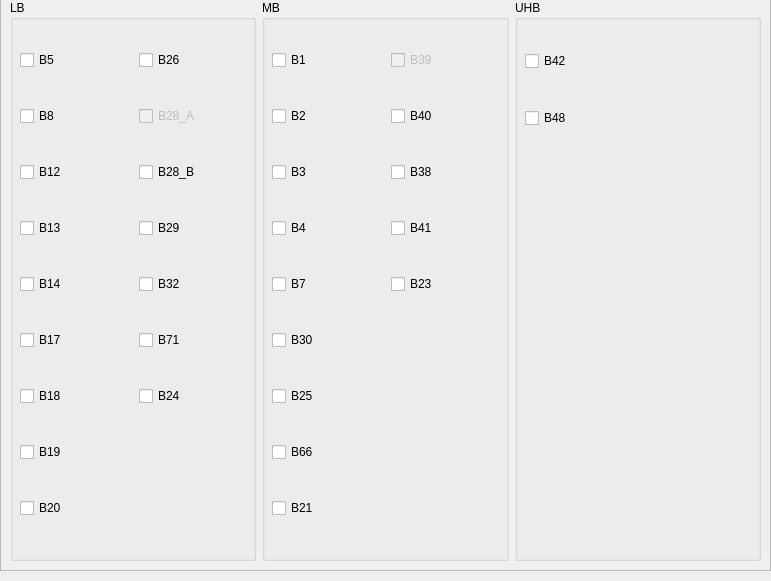
      <widget class="QWidget" name="page_lte">
       <property name="geometry">
        <rect>
         <x>0</x>
         <y>0</y>
         <width>771</width>
         <height>581</height>
        </rect>
       </property>
       <attribute name="label">
        <string>LTE</string>
       </attribute>
       <widget class="QFrame" name="frame_band_lte">
        <property name="geometry">
         <rect>
          <x>0</x>
          <y>-10</y>
          <width>771</width>
          <height>581</height>
         </rect>
        </property>
        <property name="frameShape">
         <enum>QFrame::StyledPanel</enum>
        </property>
        <property name="frameShadow">
         <enum>QFrame::Raised</enum>
        </property>
        <layout class="QHBoxLayout" name="horizontalLayout_2">
         <item>
          <widget class="QGroupBox" name="groupBox_lb_lte">
           <property name="title">
            <string>LB</string>
           </property>
           <widget class="QWidget" name="layoutWidget">
            <property name="geometry">
             <rect>
              <x>10</x>
              <y>20</y>
              <width>231</width>
              <height>531</height>
             </rect>
            </property>
            <layout class="QGridLayout" name="gridLayout_lb_lte">
             <item row="0" column="0">
              <widget class="QCheckBox" name="b5_lte">
               <property name="text">
                <string>B5</string>
               </property>
              </widget>
             </item>
             <item row="0" column="1">
              <widget class="QCheckBox" name="b26_lte">
               <property name="text">
                <string>B26</string>
               </property>
              </widget>
             </item>
             <item row="1" column="0">
              <widget class="QCheckBox" name="b8_lte">
               <property name="text">
                <string>B8</string>
               </property>
              </widget>
             </item>
             <item row="1" column="1">
              <widget class="QCheckBox" name="b28_a_lte">
               <property name="enabled">
                <bool>false</bool>
               </property>
               <property name="statusTip">
                <string/>
               </property>
               <property name="text">
                <string>B28_A</string>
               </property>
               <property name="checkable">
                <bool>true</bool>
               </property>
               <property name="checked">
                <bool>false</bool>
               </property>
              </widget>
             </item>
             <item row="2" column="0">
              <widget class="QCheckBox" name="b12_lte">
               <property name="text">
                <string>B12</string>
               </property>
              </widget>
             </item>
             <item row="2" column="1">
              <widget class="QCheckBox" name="b28_b_lte">
               <property name="text">
                <string>B28_B</string>
               </property>
               <property name="checked">
                <bool>false</bool>
               </property>
              </widget>
             </item>
             <item row="3" column="0">
              <widget class="QCheckBox" name="b13_lte">
               <property name="text">
                <string>B13</string>
               </property>
              </widget>
             </item>
             <item row="3" column="1">
              <widget class="QCheckBox" name="b29_lte">
               <property name="text">
                <string>B29</string>
               </property>
              </widget>
             </item>
             <item row="4" column="0">
              <widget class="QCheckBox" name="b14_lte">
               <property name="text">
                <string>B14</string>
               </property>
              </widget>
             </item>
             <item row="4" column="1">
              <widget class="QCheckBox" name="b32_lte">
               <property name="text">
                <string>B32</string>
               </property>
              </widget>
             </item>
             <item row="5" column="0">
              <widget class="QCheckBox" name="b17_lte">
               <property name="text">
                <string>B17</string>
               </property>
              </widget>
             </item>
             <item row="5" column="1">
              <widget class="QCheckBox" name="b71_lte">
               <property name="text">
                <string>B71</string>
               </property>
              </widget>
             </item>
             <item row="6" column="0">
              <widget class="QCheckBox" name="b18_lte">
               <property name="text">
                <string>B18</string>
               </property>
              </widget>
             </item>
             <item row="7" column="0">
              <widget class="QCheckBox" name="b19_lte">
               <property name="text">
                <string>B19</string>
               </property>
              </widget>
             </item>
             <item row="8" column="0">
              <widget class="QCheckBox" name="b20_lte">
               <property name="text">
                <string>B20</string>
               </property>
              </widget>
             </item>
             <item row="6" column="1">
              <widget class="QCheckBox" name="b24_lte">
               <property name="text">
                <string>B24</string>
               </property>
              </widget>
             </item>
            </layout>
           </widget>
          </widget>
         </item>
         <item>
          <widget class="QGroupBox" name="groupBox_mb_lte">
           <property name="title">
            <string>MB</string>
           </property>
           <widget class="QWidget" name="layoutWidget_4">
            <property name="geometry">
             <rect>
              <x>10</x>
              <y>20</y>
              <width>231</width>
              <height>531</height>
             </rect>
            </property>
            <layout class="QGridLayout" name="gridLayout_mb_lte">
             <item row="2" column="1">
              <widget class="QCheckBox" name="b38_lte">
               <property name="text">
                <string>B38</string>
               </property>
              </widget>
             </item>
             <item row="0" column="1">
              <widget class="QCheckBox" name="b39_lte">
               <property name="enabled">
                <bool>false</bool>
               </property>
               <property name="statusTip">
                <string/>
               </property>
               <property name="text">
                <string>B39</string>
               </property>
               <property name="checkable">
                <bool>true</bool>
               </property>
               <property name="checked">
                <bool>false</bool>
               </property>
              </widget>
             </item>
             <item row="7" column="0">
              <widget class="QCheckBox" name="b66_lte">
               <property name="text">
                <string>B66</string>
               </property>
              </widget>
             </item>
             <item row="8" column="0">
              <widget class="QCheckBox" name="b21_lte">
               <property name="text">
                <string>B21</string>
               </property>
              </widget>
             </item>
             <item row="4" column="0">
              <widget class="QCheckBox" name="b7_lte">
               <property name="text">
                <string>B7</string>
               </property>
              </widget>
             </item>
             <item row="6" column="0">
              <widget class="QCheckBox" name="b25_lte">
               <property name="text">
                <string>B25</string>
               </property>
              </widget>
             </item>
             <item row="0" column="0">
              <widget class="QCheckBox" name="b1_lte">
               <property name="text">
                <string>B1</string>
               </property>
              </widget>
             </item>
             <item row="1" column="0">
              <widget class="QCheckBox" name="b2_lte">
               <property name="text">
                <string>B2</string>
               </property>
              </widget>
             </item>
             <item row="1" column="1">
              <widget class="QCheckBox" name="b40_lte">
               <property name="text">
                <string>B40</string>
               </property>
               <property name="checked">
                <bool>false</bool>
               </property>
              </widget>
             </item>
             <item row="3" column="1">
              <widget class="QCheckBox" name="b41_lte">
               <property name="text">
                <string>B41</string>
               </property>
              </widget>
             </item>
             <item row="5" column="0">
              <widget class="QCheckBox" name="b30_lte">
               <property name="text">
                <string>B30</string>
               </property>
              </widget>
             </item>
             <item row="2" column="0">
              <widget class="QCheckBox" name="b3_lte">
               <property name="text">
                <string>B3</string>
               </property>
              </widget>
             </item>
             <item row="4" column="1">
              <widget class="QCheckBox" name="b23_lte">
               <property name="text">
                <string>B23</string>
               </property>
              </widget>
             </item>
             <item row="3" column="0">
              <widget class="QCheckBox" name="b4_lte">
               <property name="text">
                <string>B4</string>
               </property>
              </widget>
             </item>
            </layout>
           </widget>
          </widget>
         </item>
         <item>
          <widget class="QGroupBox" name="groupBox_uhb_lte">
           <property name="title">
            <string>UHB</string>
           </property>
           <widget class="QWidget" name="layoutWidget_5">
            <property name="geometry">
             <rect>
              <x>10</x>
              <y>20</y>
              <width>231</width>
              <height>141</height>
             </rect>
            </property>
            <layout class="QGridLayout" name="gridLayout_uhb_lte">
             <item row="1" column="0">
              <widget class="QCheckBox" name="b48_lte">
               <property name="text">
                <string>B48</string>
               </property>
              </widget>
             </item>
             <item row="0" column="0">
              <widget class="QCheckBox" name="b42_lte">
               <property name="text">
                <string>B42</string>
               </property>
              </widget>
             </item>
            </layout>
           </widget>
          </widget>
         </item>
        </layout>
       </widget>
      </widget>
